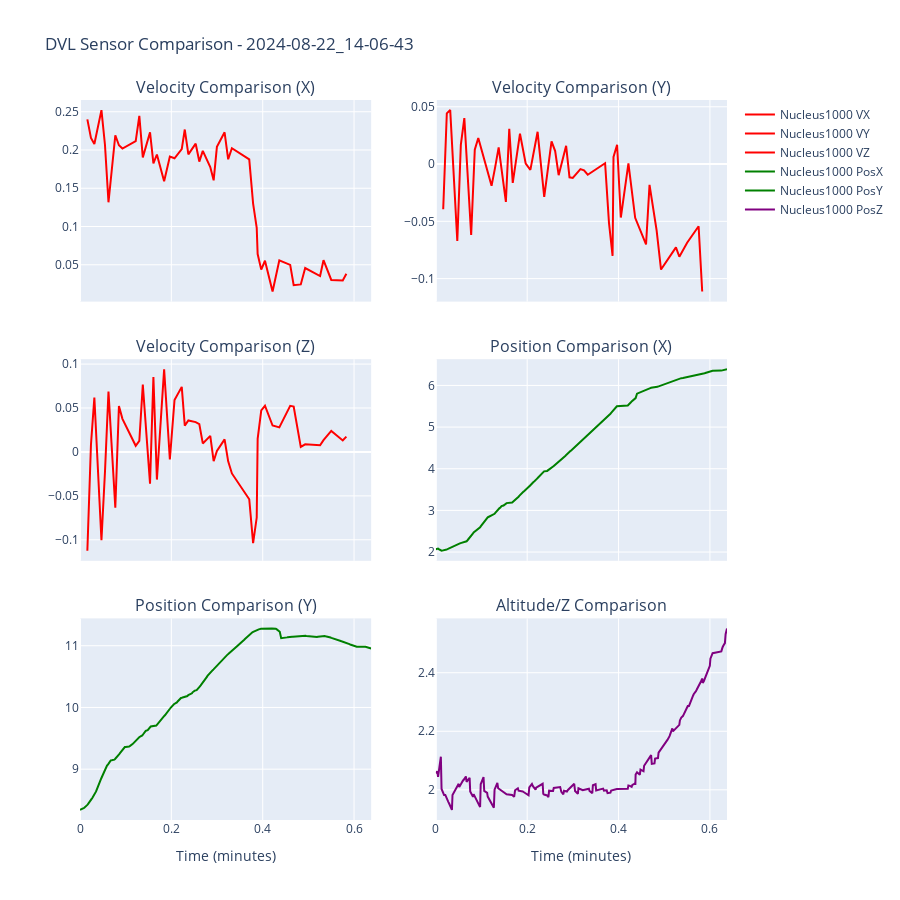

Notebook source saved alongside this figure:
### Code cell
# 📊 DVL SENSOR COMPARISON ANALYSIS — compact
import importlib
importlib.reload(dvl_utils)
analyzer = dvl_utils.Nucleus1000DVLAnalyzer(BY_BAG_FOLDER)
selected_bag = selected_bag if 'selected_bag' in globals() else (analyzer.available_bags[0] if analyzer.available_bags else None)
if selected_bag:
    analyzer.compare_dvl_sensors(selected_bag, interactive=(PLOT_STYLE=='interactive'))
else:
    print("❌ No bag available for DVL comparison")

### Figure 1 — Plotly figure (JSON) as saved in the notebook; plotly's stock layout.template omitted (floating-point values rounded to 4 significant figures; data arrays with more than 128 entries replaced by an {"elided": "..."} marker saying what was removed)
{"data": [{"line": {"color": "red"}, "name": "Nucleus1000 VX", "type": "scatter", "x": [0.01612, 0.02399, 0.03144, 0.04697, 0.05469, 0.06236, 0.0773, 0.08522, 0.09288, 0.122, 0.1299, 0.1375, 0.1533, 0.1607, 0.1684, 0.1842, 0.1967, 0.2069, 0.2228, 0.2294, 0.2373, 0.2533, 0.2612, 0.2688, 0.2852, 0.2926, 0.2997, 0.3165, 0.3244, 0.3326, 0.3705, 0.379, 0.3869, 0.3889, 0.3968, 0.405, 0.4216, 0.4364, 0.4602, 0.4678, 0.4833, 0.493, 0.5256, 0.5331, 0.5501, 0.5753, 0.5831], "xaxis": "x", "y": [0.2401, 0.2158, 0.2079, 0.2522, 0.2065, 0.1317, 0.2193, 0.2062, 0.2019, 0.2114, 0.2446, 0.1903, 0.2231, 0.1824, 0.1941, 0.1592, 0.1915, 0.1892, 0.2012, 0.2268, 0.1943, 0.2083, 0.1849, 0.1989, 0.1777, 0.1604, 0.2041, 0.2231, 0.1879, 0.2022, 0.1878, 0.13, 0.09835, 0.06403, 0.04365, 0.05526, 0.01505, 0.05584, 0.04981, 0.02338, 0.02436, 0.04567, 0.03532, 0.05593, 0.03016, 0.02961, 0.0383], "yaxis": "y"}, {"line": {"color": "red"}, "name": "Nucleus1000 VY", "type": "scatter", "x": [0.01612, 0.02399, 0.03144, 0.04697, 0.05469, 0.06236, 0.0773, 0.08522, 0.09288, 0.122, 0.1299, 0.1375, 0.1533, 0.1607, 0.1684, 0.1842, 0.1967, 0.2069, 0.2228, 0.2294, 0.2373, 0.2533, 0.2612, 0.2688, 0.2852, 0.2926, 0.2997, 0.3165, 0.3244, 0.3326, 0.3705, 0.379, 0.3869, 0.3889, 0.3968, 0.405, 0.4216, 0.4364, 0.4602, 0.4678, 0.4833, 0.493, 0.5256, 0.5331, 0.5501, 0.5753, 0.5831], "xaxis": "x2", "y": [-0.03942, 0.04427, 0.0471, -0.06719, 0.0167, 0.04008, -0.06196, 0.01248, 0.02272, -0.01902, -0.002705, 0.01448, -0.03302, 0.03067, -0.01653, 0.02648, 0.0003268, -0.005085, 0.02815, 0.004586, -0.02865, 0.01979, 0.01128, -0.009766, 0.01588, -0.01157, -0.01217, -0.00444, -0.005445, -0.009353, 0.0007141, -0.0511, -0.08018, 0.006211, 0.01682, -0.04669, 0.0005542, -0.04692, -0.07017, -0.01816, -0.05788, -0.09209, -0.07273, -0.08091, -0.0687, -0.05431, -0.1113], "yaxis": "y2"}, {"line": {"color": "red"}, "name": "Nucleus1000 VZ", "type": "scatter", "x": [0.01612, 0.02399, 0.03144, 0.04697, 0.05469, 0.06236, 0.0773, 0.08522, 0.09288, 0.122, 0.1299, 0.1375, 0.1533, 0.1607, 0.1684, 0.1842, 0.1967, 0.2069, 0.2228, 0.2294, 0.2373, 0.2533, 0.2612, 0.2688, 0.2852, 0.2926, 0.2997, 0.3165, 0.3244, 0.3326, 0.3705, 0.379, 0.3869, 0.3889, 0.3968, 0.405, 0.4216, 0.4364, 0.4602, 0.4678, 0.4833, 0.493, 0.5256, 0.5331, 0.5501, 0.5753, 0.5831], "xaxis": "x3", "y": [-0.1125, 0.008206, 0.06198, -0.1006, -0.02255, 0.06865, -0.06355, 0.05234, 0.03769, 0.00704, 0.01252, 0.07662, -0.03618, 0.0854, -0.03148, 0.0941, -0.008654, 0.0592, 0.07408, 0.03001, 0.03584, 0.03393, 0.0317, 0.009677, 0.01827, -0.01056, 0.001201, 0.01431, -0.01065, -0.02447, -0.05387, -0.1038, -0.07467, 0.01482, 0.04738, 0.05258, 0.0301, 0.028, 0.05245, 0.05158, 0.005698, 0.008663, 0.007552, 0.01343, 0.02392, 0.01305, 0.01751], "yaxis": "y3"}, {"line": {"color": "green"}, "name": "Nucleus1000 PosX", "type": "scatter", "x": {"elided": "366 float values"}, "xaxis": "x4", "y": {"elided": "366 float values"}, "yaxis": "y4"}, {"line": {"color": "green"}, "name": "Nucleus1000 PosY", "type": "scatter", "x": {"elided": "366 float values"}, "xaxis": "x5", "y": {"elided": "366 float values"}, "yaxis": "y5"}, {"line": {"color": "purple"}, "name": "Nucleus1000 PosZ", "type": "scatter", "x": {"elided": "366 float values"}, "xaxis": "x6", "y": {"elided": "366 float values"}, "yaxis": "y6"}], "layout": {"annotations": [{"font": {"size": 16}, "showarrow": false, "text": "Velocity Comparison (X)", "x": 0.225, "xanchor": "center", "xref": "paper", "y": 1, "yanchor": "bottom", "yref": "paper"}, {"font": {"size": 16}, "showarrow": false, "text": "Velocity Comparison (Y)", "x": 0.775, "xanchor": "center", "xref": "paper", "y": 1, "yanchor": "bottom", "yref": "paper"}, {"font": {"size": 16}, "showarrow": false, "text": "Velocity Comparison (Z)", "x": 0.225, "xanchor": "center", "xref": "paper", "y": 0.64, "yanchor": "bottom", "yref": "paper"}, {"font": {"size": 16}, "showarrow": false, "text": "Position Comparison (X)", "x": 0.775, "xanchor": "center", "xref": "paper", "y": 0.64, "yanchor": "bottom", "yref": "paper"}, {"font": {"size": 16}, "showarrow": false, "text": "Position Comparison (Y)", "x": 0.225, "xanchor": "center", "xref": "paper", "y": 0.28, "yanchor": "bottom", "yref": "paper"}, {"font": {"size": 16}, "showarrow": false, "text": "Altitude/Z Comparison", "x": 0.775, "xanchor": "center", "xref": "paper", "y": 0.28, "yanchor": "bottom", "yref": "paper"}], "height": 900, "hovermode": "x unified", "title": {"text": "DVL Sensor Comparison - 2024-08-22_14-06-43"}, "xaxis": {"anchor": "y", "domain": [0, 0.45], "matches": "x5", "showticklabels": false}, "xaxis2": {"anchor": "y2", "domain": [0.55, 1], "matches": "x6", "showticklabels": false}, "xaxis3": {"anchor": "y3", "domain": [0, 0.45], "matches": "x5", "showticklabels": false}, "xaxis4": {"anchor": "y4", "domain": [0.55, 1], "matches": "x6", "showticklabels": false}, "xaxis5": {"anchor": "y5", "domain": [0, 0.45], "title": {"text": "Time (minutes)"}}, "xaxis6": {"anchor": "y6", "domain": [0.55, 1], "title": {"text": "Time (minutes)"}}, "yaxis": {"anchor": "x", "domain": [0.72, 1]}, "yaxis2": {"anchor": "x2", "domain": [0.72, 1]}, "yaxis3": {"anchor": "x3", "domain": [0.36, 0.64]}, "yaxis4": {"anchor": "x4", "domain": [0.36, 0.64]}, "yaxis5": {"anchor": "x5", "domain": [0, 0.28]}, "yaxis6": {"anchor": "x6", "domain": [0, 0.28]}}}
